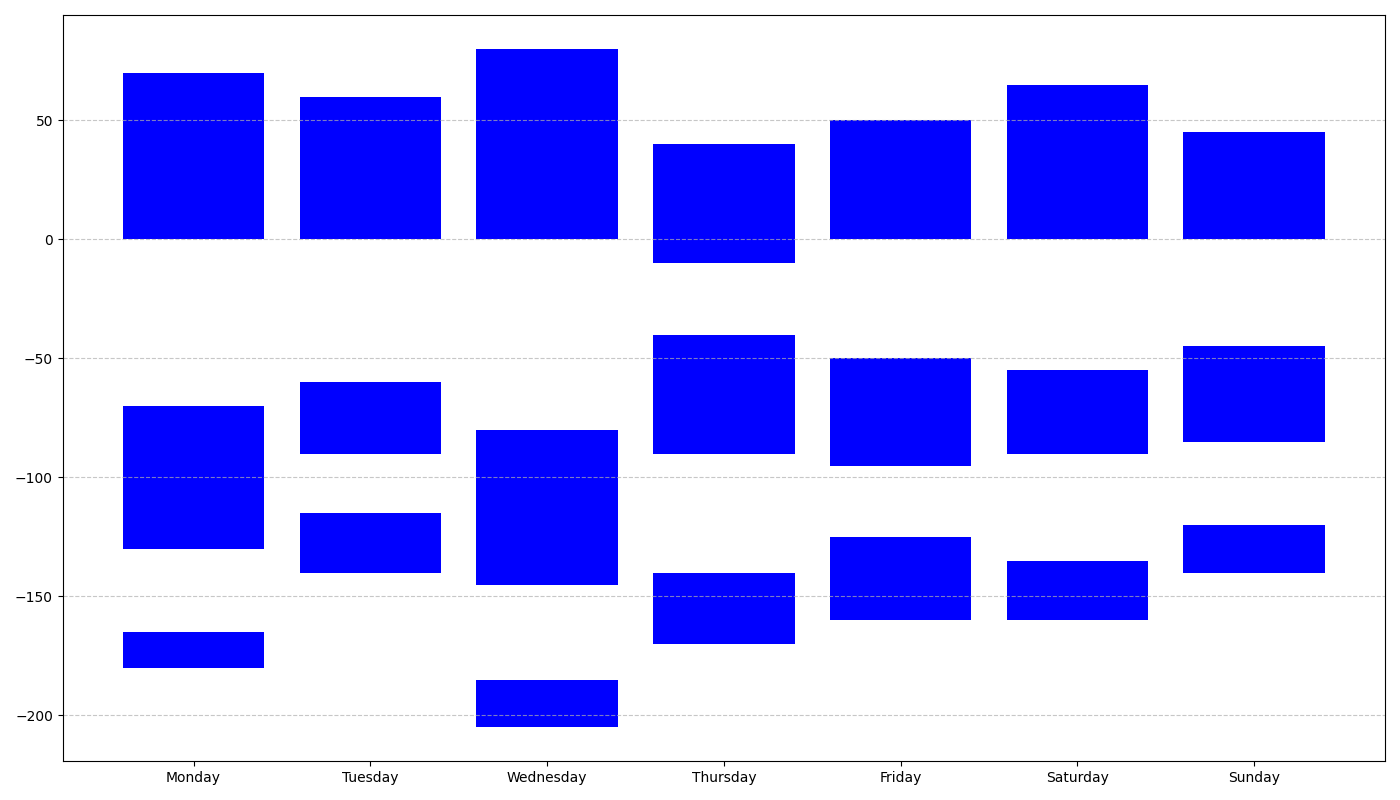

The script that drew this image:
import matplotlib.pyplot as plt
import numpy as np

# Data for average daily physical activity levels (in minutes)
days_of_week = ["Monday", "Tuesday", "Wednesday", "Thursday", "Friday", "Saturday", "Sunday"]
activity_data = np.array([
    [70, 60, 80, 40, 50, 55, 45],  # Children
    [60, 30, 65, 50, 45, 35, 40],  # Teenagers
    [35, 25, 40, 50, 30, 45, 35],  # Adults
    [15, 25, 20, 30, 35, 25, 20]   # Seniors
])

stacking_order = [activity_data[0], -activity_data[1], activity_data[2], -activity_data[3]]

fig, ax = plt.subplots(figsize=(14, 8))

for i, data in enumerate(stacking_order):
    ax.bar(days_of_week, data, bottom=np.sum(stacking_order[:i], axis=0) if i % 2 == 0 else -np.sum(np.abs(stacking_order[:i]), axis=0), color='blue')

ax.grid(axis='y', linestyle='--', alpha=0.7)

plt.tight_layout()
plt.savefig("diverging_weekly_activity_levels.png")
plt.show()
